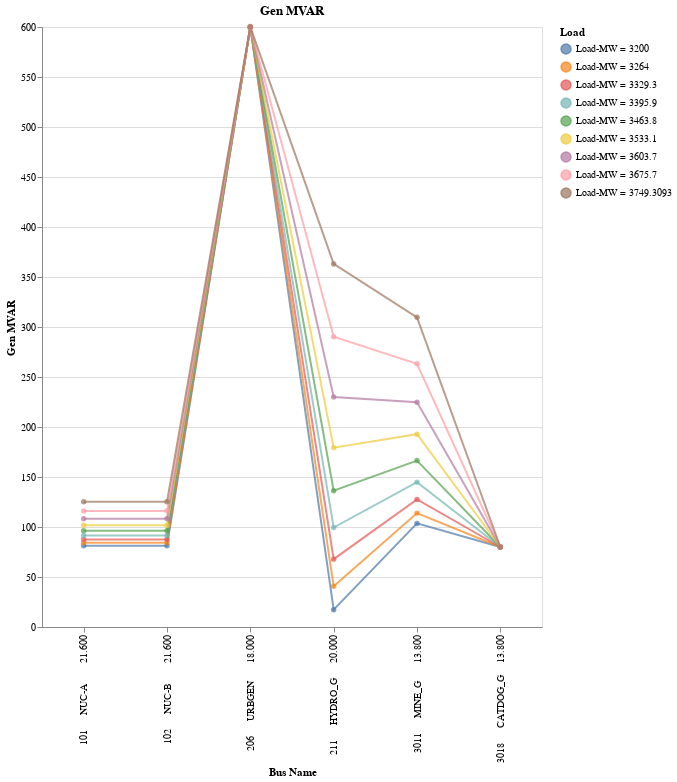

The cell this chart's notebook holds for it:
### Markdown cell above
For example the Gen MVAR is plotted as shown. The plot shows all the load flow cases combined. To examine each of the load flow case separately, the dropdown option can be used

### Code cell
plot_load_flow(data_analysis, 'Bus Name', 'Gen MVAR', 'Load', 'Load Flow Case')

### Figure 1 — Vega-Lite specification as saved in the notebook (floating-point values rounded to 4 significant figures)
{"config": {"view": {"continuousWidth": 300, "continuousHeight": 300}}, "layer": [{"mark": {"type": "line"}, "encoding": {"color": {"field": "Load", "type": "nominal"}, "x": {"field": "Bus Name", "type": "nominal"}, "y": {"field": "Gen MVAR", "type": "quantitative"}}, "name": "view_4"}, {"mark": {"type": "circle"}, "encoding": {"color": {"field": "Load", "type": "nominal"}, "x": {"field": "Bus Name", "type": "nominal"}, "y": {"field": "Gen MVAR", "type": "quantitative"}}}], "data": {"name": "data-fc07ac417e4773f4beaafe05b9f53c57"}, "encoding": {"opacity": {"condition": {"param": "param_4", "value": 0.7}, "value": 0.05}}, "height": 600, "params": [{"name": "param_4", "select": {"type": "point", "fields": ["Load Flow Case"]}, "bind": {"input": "select", "options": ["Load-MW = 3200, Gen-MW = 3258.64, Reactors-Mvar = 600, Capacitors-Mvar = 950, Load-Mvar = 1950", "Load-MW = 3264, Gen-MW = 3324.8, Reactors-Mvar = 600, Capacitors-Mvar = 950, Load-Mvar = 1950", "Load-MW = 3329.3, Gen-MW = 3392.7, Reactors-Mvar = 600, Capacitors-Mvar = 950, Load-Mvar = 1950", "Load-MW = 3395.9, Gen-MW = 3462.4, Reactors-Mvar = 600, Capacitors-Mvar = 950, Load-Mvar = 1950", "Load-MW = 3463.8, Gen-MW = 3534.1, Reactors-Mvar = 600, Capacitors-Mvar = 950, Load-Mvar = 1950", "Load-MW = 3533.1, Gen-MW = 3607.9, Reactors-Mvar = 600, Capacitors-Mvar = 950, Load-Mvar = 1950", "Load-MW = 3603.7, Gen-MW = 3684.0, Reactors-Mvar = 600, Capacitors-Mvar = 950, Load-Mvar = 1950", "Load-MW = 3675.7, Gen-MW = 3762.5, Reactors-Mvar = 600, Capacitors-Mvar = 950, Load-Mvar = 1950", "Load-MW = 3749.3093, Gen-MW = 3843.7, Reactors-Mvar = 600, Capacitors-Mvar = 950, Load-Mvar = 1950"], "name": "Load Flow Case: "}, "views": ["view_4"]}], "title": "Gen MVAR", "width": 500, "$schema": "https://vega.github.io/schema/vega-lite/v5.20.1.json", "datasets": {"data-fc07ac417e4773f4beaafe05b9f53c57": [{"Bus Name": "101     NUC-A       21.600", "Area Number": 1, "Zone Number": 77, "Volt (PU)": 1.02, "Volt (KV)": 22.03, "Angle (Deg)": 16.55, "Gen MW": 750.0, "Gen MVAR": 81.31, "Load MW": 0.0, "Load MVAR": 0.0, "Shunt MW": 0.0, "Shunt MVAR": -0.0, "To Bus Name": NaN, "MW": 0.0, "MVAR": 0.0, "Transformer Ratio": NaN, "Transformer Angle (Deg)": 0.0, "Percent": 0, "Rating": null, "Load Flow Case": "Load-MW = 3200, Gen-MW = 3258.64, Reactors-Mvar = 600, Capacitors-Mvar = 950, Load-Mvar = 1950", "Load": "Load-MW = 3200"}, {"Bus Name": "102     NUC-B       21.600", "Area Number": 1, "Zone Number": 77, "Volt (PU)": 1.02, "Volt (KV)": 22.03, "Angle (Deg)": 16.55, "Gen MW": 750.0, "Gen MVAR": 81.31, "Load MW": 0.0, "Load MVAR": 0.0, "Shunt MW": 0.0, "Shunt MVAR": -0.0, "To Bus Name": NaN, "MW": 0.0, "MVAR": 0.0, "Transformer Ratio": NaN, "Transformer Angle (Deg)": 0.0, "Percent": 0, "Rating": null, "Load Flow Case": "Load-MW = 3200, Gen-MW = 3258.64, Reactors-Mvar = 600, Capacitors-Mvar = 950, Load-Mvar = 1950", "Load": "Load-MW = 3200"}, {"Bus Name": "206     URBGEN      18.000", "Area Number": 2, "Zone Number": 2, "Volt (PU)": 1.024, "Volt (KV)": 18.43, "Angle (Deg)": -2.97, "Gen MW": 800.0, "Gen MVAR": 600.0, "Load MW": 0.0, "Load MVAR": 0.0, "Shunt MW": 0.0, "Shunt MVAR": -0.0, "To Bus Name": NaN, "MW": 0.0, "MVAR": 0.0, "Transformer Ratio": NaN, "Transformer Angle (Deg)": 0.0, "Percent": 0, "Rating": null, "Load Flow Case": "Load-MW = 3200, Gen-MW = 3258.64, Reactors-Mvar = 600, Capacitors-Mvar = 950, Load-Mvar = 1950", "Load": "Load-MW = 3200"}, {"Bus Name": "211     HYDRO_G     20.000", "Area Number": 2, "Zone Number": 2, "Volt (PU)": 1.04, "Volt (KV)": 20.81, "Angle (Deg)": 12.92, "Gen MW": 600.0, "Gen MVAR": 17.31, "Load MW": 0.0, "Load MVAR": 0.0, "Shunt MW": 0.0, "Shunt MVAR": -0.0, "To Bus Name": NaN, "MW": 0.0, "MVAR": 0.0, "Transformer Ratio": NaN, "Transformer Angle (Deg)": 0.0, "Percent": 0, "Rating": null, "Load Flow Case": "Load-MW = 3200, Gen-MW = 3258.64, Reactors-Mvar = 600, Capacitors-Mvar = 950, Load-Mvar = 1950", "Load": "Load-MW = 3200"}, {"Bus Name": "3011     MINE_G      13.800", "Area Number": 5, "Zone Number": 5, "Volt (PU)": 1.04, "Volt (KV)": 14.35, "Angle (Deg)": 0.0, "Gen MW": 258.6, "Gen MVAR": 103.6, "Load MW": 0.0, "Load MVAR": 0.0, "Shunt MW": 0.0, "Shunt MVAR": -0.0, "To Bus Name": NaN, "MW": 0.0, "MVAR": 0.0, "Transformer Ratio": NaN, "Transformer Angle (Deg)": 0.0, "Percent": 0, "Rating": null, "Load Flow Case": "Load-MW = 3200, Gen-MW = 3258.64, Reactors-Mvar = 600, Capacitors-Mvar = 950, Load-Mvar = 1950", "Load": "Load-MW = 3200"}, {"Bus Name": "3018     CATDOG_G    13.800", "Area Number": 5, "Zone Number": 5, "Volt (PU)": 1.022, "Volt (KV)": 14.1, "Angle (Deg)": -4.08, "Gen MW": 100.0, "Gen MVAR": 80.0, "Load MW": 0.0, "Load MVAR": 0.0, "Shunt MW": 0.0, "Shunt MVAR": -0.0, "To Bus Name": NaN, "MW": 0.0, "MVAR": 0.0, "Transformer Ratio": NaN, "Transformer Angle (Deg)": 0.0, "Percent": 0, "Rating": null, "Load Flow Case": "Load-MW = 3200, Gen-MW = 3258.64, Reactors-Mvar = 600, Capacitors-Mvar = 950, Load-Mvar = 1950", "Load": "Load-MW = 3200"}, {"Bus Name": "101     NUC-A       21.600", "Area Number": 1, "Zone Number": 77, "Volt (PU)": 1.02, "Volt (KV)": 22.03, "Angle (Deg)": 14.93, "Gen MW": 750.0, "Gen MVAR": 84.16, "Load MW": 0.0, "Load MVAR": 0.0, "Shunt MW": 0.0, "Shunt MVAR": -0.0, "To Bus Name": NaN, "MW": 0.0, "MVAR": 0.0, "Transformer Ratio": NaN, "Transformer Angle (Deg)": 0.0, "Percent": 0, "Rating": null, "Load Flow Case": "Load-MW = 3264, Gen-MW = 3324.8, Reactors-Mvar = 600, Capacitors-Mvar = 950, Load-Mvar = 1950", "Load": "Load-MW = 3264"}, {"Bus Name": "102     NUC-B       21.600", "Area Number": 1, "Zone Number": 77, "Volt (PU)": 1.02, "Volt (KV)": 22.03, "Angle (Deg)": 14.93, "Gen MW": 750.0, "Gen MVAR": 84.16, "Load MW": 0.0, "Load MVAR": 0.0, "Shunt MW": 0.0, "Shunt MVAR": -0.0, "To Bus Name": NaN, "MW": 0.0, "MVAR": 0.0, "Transformer Ratio": NaN, "Transformer Angle (Deg)": 0.0, "Percent": 0, "Rating": null, "Load Flow Case": "Load-MW = 3264, Gen-MW = 3324.8, Reactors-Mvar = 600, Capacitors-Mvar = 950, Load-Mvar = 1950", "Load": "Load-MW = 3264"}, {"Bus Name": "206     URBGEN      18.000", "Area Number": 2, "Zone Number": 2, "Volt (PU)": 1.02, "Volt (KV)": 18.36, "Angle (Deg)": -4.803, "Gen MW": 800.0, "Gen MVAR": 600.0, "Load MW": 0.0, "Load MVAR": 0.0, "Shunt MW": 0.0, "Shunt MVAR": -0.0, "To Bus Name": NaN, "MW": 0.0, "MVAR": 0.0, "Transformer Ratio": NaN, "Transformer Angle (Deg)": 0.0, "Percent": 0, "Rating": null, "Load Flow Case": "Load-MW = 3264, Gen-MW = 3324.8, Reactors-Mvar = 600, Capacitors-Mvar = 950, Load-Mvar = 1950", "Load": "Load-MW = 3264"}, {"Bus Name": "211     HYDRO_G     20.000", "Area Number": 2, "Zone Number": 2, "Volt (PU)": 1.045, "Volt (KV)": 20.9, "Angle (Deg)": 11.22, "Gen MW": 600.0, "Gen MVAR": 40.69, "Load MW": 0.0, "Load MVAR": 0.0, "Shunt MW": 0.0, "Shunt MVAR": -0.0, "To Bus Name": NaN, "MW": 0.0, "MVAR": 0.0, "Transformer Ratio": NaN, "Transformer Angle (Deg)": 0.0, "Percent": 0, "Rating": null, "Load Flow Case": "Load-MW = 3264, Gen-MW = 3324.8, Reactors-Mvar = 600, Capacitors-Mvar = 950, Load-Mvar = 1950", "Load": "Load-MW = 3264"}, {"Bus Name": "3011     MINE_G      13.800", "Area Number": 5, "Zone Number": 5, "Volt (PU)": 1.04, "Volt (KV)": 14.35, "Angle (Deg)": 0.0, "Gen MW": 324.8, "Gen MVAR": 113.9, "Load MW": 0.0, "Load MVAR": 0.0, "Shunt MW": 0.0, "Shunt MVAR": -0.0, "To Bus Name": NaN, "MW": 0.0, "MVAR": 0.0, "Transformer Ratio": NaN, "Transformer Angle (Deg)": 0.0, "Percent": 0, "Rating": null, "Load Flow Case": "Load-MW = 3264, Gen-MW = 3324.8, Reactors-Mvar = 600, Capacitors-Mvar = 950, Load-Mvar = 1950", "Load": "Load-MW = 3264"}, {"Bus Name": "3018     CATDOG_G    13.800", "Area Number": 5, "Zone Number": 5, "Volt (PU)": 1.018, "Volt (KV)": 14.05, "Angle (Deg)": -5.645, "Gen MW": 100.0, "Gen MVAR": 80.0, "Load MW": 0.0, "Load MVAR": 0.0, "Shunt MW": 0.0, "Shunt MVAR": -0.0, "To Bus Name": NaN, "MW": 0.0, "MVAR": 0.0, "Transformer Ratio": NaN, "Transformer Angle (Deg)": 0.0, "Percent": 0, "Rating": null, "Load Flow Case": "Load-MW = 3264, Gen-MW = 3324.8, Reactors-Mvar = 600, Capacitors-Mvar = 950, Load-Mvar = 1950", "Load": "Load-MW = 3264"}, {"Bus Name": "101     NUC-A       21.600", "Area Number": 1, "Zone Number": 77, "Volt (PU)": 1.02, "Volt (KV)": 22.03, "Angle (Deg)": 13.27, "Gen MW": 750.0, "Gen MVAR": 87.56, "Load MW": 0.0, "Load MVAR": 0.0, "Shunt MW": 0.0, "Shunt MVAR": -0.0, "To Bus Name": NaN, "MW": 0.0, "MVAR": 0.0, "Transformer Ratio": NaN, "Transformer Angle (Deg)": 0.0, "Percent": 0, "Rating": null, "Load Flow Case": "Load-MW = 3329.3, Gen-MW = 3392.7, Reactors-Mvar = 600, Capacitors-Mvar = 950, Load-Mvar = 1950", "Load": "Load-MW = 3329.3"}, {"Bus Name": "102     NUC-B       21.600", "Area Number": 1, "Zone Number": 77, "Volt (PU)": 1.02, "Volt (KV)": 22.03, "Angle (Deg)": 13.27, "Gen MW": 750.0, "Gen MVAR": 87.56, "Load MW": 0.0, "Load MVAR": 0.0, "Shunt MW": 0.0, "Shunt MVAR": -0.0, "To Bus Name": NaN, "MW": 0.0, "MVAR": 0.0, "Transformer Ratio": NaN, "Transformer Angle (Deg)": 0.0, "Percent": 0, "Rating": null, "Load Flow Case": "Load-MW = 3329.3, Gen-MW = 3392.7, Reactors-Mvar = 600, Capacitors-Mvar = 950, Load-Mvar = 1950", "Load": "Load-MW = 3329.3"}, {"Bus Name": "206     URBGEN      18.000", "Area Number": 2, "Zone Number": 2, "Volt (PU)": 1.016, "Volt (KV)": 18.29, "Angle (Deg)": -6.699, "Gen MW": 800.0, "Gen MVAR": 600.0, "Load MW": 0.0, "Load MVAR": 0.0, "Shunt MW": 0.0, "Shunt MVAR": -0.0, "To Bus Name": NaN, "MW": 0.0, "MVAR": 0.0, "Transformer Ratio": NaN, "Transformer Angle (Deg)": 0.0, "Percent": 0, "Rating": null, "Load Flow Case": "Load-MW = 3329.3, Gen-MW = 3392.7, Reactors-Mvar = 600, Capacitors-Mvar = 950, Load-Mvar = 1950", "Load": "Load-MW = 3329.3"}, {"Bus Name": "211     HYDRO_G     20.000", "Area Number": 2, "Zone Number": 2, "Volt (PU)": 1.051, "Volt (KV)": 21.01, "Angle (Deg)": 9.458, "Gen MW": 600.0, "Gen MVAR": 67.87, "Load MW": 0.0, "Load MVAR": 0.0, "Shunt MW": 0.0, "Shunt MVAR": -0.0, "To Bus Name": NaN, "MW": 0.0, "MVAR": 0.0, "Transformer Ratio": NaN, "Transformer Angle (Deg)": 0.0, "Percent": 0, "Rating": null, "Load Flow Case": "Load-MW = 3329.3, Gen-MW = 3392.7, Reactors-Mvar = 600, Capacitors-Mvar = 950, Load-Mvar = 1950", "Load": "Load-MW = 3329.3"}, {"Bus Name": "3011     MINE_G      13.800", "Area Number": 5, "Zone Number": 5, "Volt (PU)": 1.04, "Volt (KV)": 14.35, "Angle (Deg)": 0.0, "Gen MW": 392.7, "Gen MVAR": 127.5, "Load MW": 0.0, "Load MVAR": 0.0, "Shunt MW": 0.0, "Shunt MVAR": -0.0, "To Bus Name": NaN, "MW": 0.0, "MVAR": 0.0, "Transformer Ratio": NaN, "Transformer Angle (Deg)": 0.0, "Percent": 0, "Rating": null, "Load Flow Case": "Load-MW = 3329.3, Gen-MW = 3392.7, Reactors-Mvar = 600, Capacitors-Mvar = 950, Load-Mvar = 1950", "Load": "Load-MW = 3329.3"}, {"Bus Name": "3018     CATDOG_G    13.800", "Area Number": 5, "Zone Number": 5, "Volt (PU)": 1.014, "Volt (KV)": 13.99, "Angle (Deg)": -7.265, "Gen MW": 100.0, "Gen MVAR": 80.0, "Load MW": 0.0, "Load MVAR": 0.0, "Shunt MW": 0.0, "Shunt MVAR": -0.0, "To Bus Name": NaN, "MW": 0.0, "MVAR": 0.0, "Transformer Ratio": NaN, "Transformer Angle (Deg)": 0.0, "Percent": 0, "Rating": null, "Load Flow Case": "Load-MW = 3329.3, Gen-MW = 3392.7, Reactors-Mvar = 600, Capacitors-Mvar = 950, Load-Mvar = 1950", "Load": "Load-MW = 3329.3"}, {"Bus Name": "101     NUC-A       21.600", "Area Number": 1, "Zone Number": 77, "Volt (PU)": 1.02, "Volt (KV)": 22.03, "Angle (Deg)": 11.54, "Gen MW": 750.0, "Gen MVAR": 91.56, "Load MW": 0.0, "Load MVAR": 0.0, "Shunt MW": 0.0, "Shunt MVAR": -0.0, "To Bus Name": NaN, "MW": 0.0, "MVAR": 0.0, "Transformer Ratio": NaN, "Transformer Angle (Deg)": 0.0, "Percent": 0, "Rating": null, "Load Flow Case": "Load-MW = 3395.9, Gen-MW = 3462.4, Reactors-Mvar = 600, Capacitors-Mvar = 950, Load-Mvar = 1950", "Load": "Load-MW = 3395.9"}, {"Bus Name": "102     NUC-B       21.600", "Area Number": 1, "Zone Number": 77, "Volt (PU)": 1.02, "Volt (KV)": 22.03, "Angle (Deg)": 11.54, "Gen MW": 750.0, "Gen MVAR": 91.56, "Load MW": 0.0, "Load MVAR": 0.0, "Shunt MW": 0.0, "Shunt MVAR": -0.0, "To Bus Name": NaN, "MW": 0.0, "MVAR": 0.0, "Transformer Ratio": NaN, "Transformer Angle (Deg)": 0.0, "Percent": 0, "Rating": null, "Load Flow Case": "Load-MW = 3395.9, Gen-MW = 3462.4, Reactors-Mvar = 600, Capacitors-Mvar = 950, Load-Mvar = 1950", "Load": "Load-MW = 3395.9"}, {"Bus Name": "206     URBGEN      18.000", "Area Number": 2, "Zone Number": 2, "Volt (PU)": 1.011, "Volt (KV)": 18.2, "Angle (Deg)": -8.667, "Gen MW": 800.0, "Gen MVAR": 600.0, "Load MW": 0.0, "Load MVAR": 0.0, "Shunt MW": 0.0, "Shunt MVAR": -0.0, "To Bus Name": NaN, "MW": 0.0, "MVAR": 0.0, "Transformer Ratio": NaN, "Transformer Angle (Deg)": 0.0, "Percent": 0, "Rating": null, "Load Flow Case": "Load-MW = 3395.9, Gen-MW = 3462.4, Reactors-Mvar = 600, Capacitors-Mvar = 950, Load-Mvar = 1950", "Load": "Load-MW = 3395.9"}, {"Bus Name": "211     HYDRO_G     20.000", "Area Number": 2, "Zone Number": 2, "Volt (PU)": 1.057, "Volt (KV)": 21.14, "Angle (Deg)": 7.627, "Gen MW": 600.0, "Gen MVAR": 99.46, "Load MW": 0.0, "Load MVAR": 0.0, "Shunt MW": 0.0, "Shunt MVAR": -0.0, "To Bus Name": NaN, "MW": 0.0, "MVAR": 0.0, "Transformer Ratio": NaN, "Transformer Angle (Deg)": 0.0, "Percent": 0, "Rating": null, "Load Flow Case": "Load-MW = 3395.9, Gen-MW = 3462.4, Reactors-Mvar = 600, Capacitors-Mvar = 950, Load-Mvar = 1950", "Load": "Load-MW = 3395.9"}, {"Bus Name": "3011     MINE_G      13.800", "Area Number": 5, "Zone Number": 5, "Volt (PU)": 1.04, "Volt (KV)": 14.35, "Angle (Deg)": 0.0, "Gen MW": 462.4, "Gen MVAR": 144.9, "Load MW": 0.0, "Load MVAR": 0.0, "Shunt MW": 0.0, "Shunt MVAR": -0.0, "To Bus Name": NaN, "MW": 0.0, "MVAR": 0.0, "Transformer Ratio": NaN, "Transformer Angle (Deg)": 0.0, "Percent": 0, "Rating": null, "Load Flow Case": "Load-MW = 3395.9, Gen-MW = 3462.4, Reactors-Mvar = 600, Capacitors-Mvar = 950, Load-Mvar = 1950", "Load": "Load-MW = 3395.9"}, {"Bus Name": "3018     CATDOG_G    13.800", "Area Number": 5, "Zone Number": 5, "Volt (PU)": 1.009, "Volt (KV)": 13.92, "Angle (Deg)": -8.945, "Gen MW": 100.0, "Gen MVAR": 80.0, "Load MW": 0.0, "Load MVAR": 0.0, "Shunt MW": 0.0, "Shunt MVAR": -0.0, "To Bus Name": NaN, "MW": 0.0, "MVAR": 0.0, "Transformer Ratio": NaN, "Transformer Angle (Deg)": 0.0, "Percent": 0, "Rating": null, "Load Flow Case": "Load-MW = 3395.9, Gen-MW = 3462.4, Reactors-Mvar = 600, Capacitors-Mvar = 950, Load-Mvar = 1950", "Load": "Load-MW = 3395.9"}, {"Bus Name": "101     NUC-A       21.600", "Area Number": 1, "Zone Number": 77, "Volt (PU)": 1.02, "Volt (KV)": 22.03, "Angle (Deg)": 9.753, "Gen MW": 750.0, "Gen MVAR": 96.27, "Load MW": 0.0, "Load MVAR": 0.0, "Shunt MW": 0.0, "Shunt MVAR": -0.0, "To Bus Name": NaN, "MW": 0.0, "MVAR": 0.0, "Transformer Ratio": NaN, "Transformer Angle (Deg)": 0.0, "Percent": 0, "Rating": null, "Load Flow Case": "Load-MW = 3463.8, Gen-MW = 3534.1, Reactors-Mvar = 600, Capacitors-Mvar = 950, Load-Mvar = 1950", "Load": "Load-MW = 3463.8"}, {"Bus Name": "102     NUC-B       21.600", "Area Number": 1, "Zone Number": 77, "Volt (PU)": 1.02, "Volt (KV)": 22.03, "Angle (Deg)": 9.753, "Gen MW": 750.0, "Gen MVAR": 96.27, "Load MW": 0.0, "Load MVAR": 0.0, "Shunt MW": 0.0, "Shunt MVAR": -0.0, "To Bus Name": NaN, "MW": 0.0, "MVAR": 0.0, "Transformer Ratio": NaN, "Transformer Angle (Deg)": 0.0, "Percent": 0, "Rating": null, "Load Flow Case": "Load-MW = 3463.8, Gen-MW = 3534.1, Reactors-Mvar = 600, Capacitors-Mvar = 950, Load-Mvar = 1950", "Load": "Load-MW = 3463.8"}, {"Bus Name": "206     URBGEN      18.000", "Area Number": 2, "Zone Number": 2, "Volt (PU)": 1.005, "Volt (KV)": 18.1, "Angle (Deg)": -10.72, "Gen MW": 800.0, "Gen MVAR": 600.0, "Load MW": 0.0, "Load MVAR": 0.0, "Shunt MW": 0.0, "Shunt MVAR": -0.0, "To Bus Name": NaN, "MW": 0.0, "MVAR": 0.0, "Transformer Ratio": NaN, "Transformer Angle (Deg)": 0.0, "Percent": 0, "Rating": null, "Load Flow Case": "Load-MW = 3463.8, Gen-MW = 3534.1, Reactors-Mvar = 600, Capacitors-Mvar = 950, Load-Mvar = 1950", "Load": "Load-MW = 3463.8"}, {"Bus Name": "211     HYDRO_G     20.000", "Area Number": 2, "Zone Number": 2, "Volt (PU)": 1.064, "Volt (KV)": 21.29, "Angle (Deg)": 5.718, "Gen MW": 600.0, "Gen MVAR": 136.2, "Load MW": 0.0, "Load MVAR": 0.0, "Shunt MW": 0.0, "Shunt MVAR": -0.0, "To Bus Name": NaN, "MW": 0.0, "MVAR": 0.0, "Transformer Ratio": NaN, "Transformer Angle (Deg)": 0.0, "Percent": 0, "Rating": null, "Load Flow Case": "Load-MW = 3463.8, Gen-MW = 3534.1, Reactors-Mvar = 600, Capacitors-Mvar = 950, Load-Mvar = 1950", "Load": "Load-MW = 3463.8"}, {"Bus Name": "3011     MINE_G      13.800", "Area Number": 5, "Zone Number": 5, "Volt (PU)": 1.04, "Volt (KV)": 14.35, "Angle (Deg)": 0.0, "Gen MW": 534.1, "Gen MVAR": 166.4, "Load MW": 0.0, "Load MVAR": 0.0, "Shunt MW": 0.0, "Shunt MVAR": -0.0, "To Bus Name": NaN, "MW": 0.0, "MVAR": 0.0, "Transformer Ratio": NaN, "Transformer Angle (Deg)": 0.0, "Percent": 0, "Rating": null, "Load Flow Case": "Load-MW = 3463.8, Gen-MW = 3534.1, Reactors-Mvar = 600, Capacitors-Mvar = 950, Load-Mvar = 1950", "Load": "Load-MW = 3463.8"}, {"Bus Name": "3018     CATDOG_G    13.800", "Area Number": 5, "Zone Number": 5, "Volt (PU)": 1.003, "Volt (KV)": 13.84, "Angle (Deg)": -10.69, "Gen MW": 100.0, "Gen MVAR": 80.0, "Load MW": 0.0, "Load MVAR": 0.0, "Shunt MW": 0.0, "Shunt MVAR": -0.0, "To Bus Name": NaN, "MW": 0.0, "MVAR": 0.0, "Transformer Ratio": NaN, "Transformer Angle (Deg)": 0.0, "Percent": 0, "Rating": null, "Load Flow Case": "Load-MW = 3463.8, Gen-MW = 3534.1, Reactors-Mvar = 600, Capacitors-Mvar = 950, Load-Mvar = 1950", "Load": "Load-MW = 3463.8"}, {"Bus Name": "101     NUC-A       21.600", "Area Number": 1, "Zone Number": 77, "Volt (PU)": 1.02, "Volt (KV)": 22.03, "Angle (Deg)": 7.882, "Gen MW": 750.0, "Gen MVAR": 101.8, "Load MW": 0.0, "Load MVAR": 0.0, "Shunt MW": 0.0, "Shunt MVAR": -0.0, "To Bus Name": NaN, "MW": 0.0, "MVAR": 0.0, "Transformer Ratio": NaN, "Transformer Angle (Deg)": 0.0, "Percent": 0, "Rating": null, "Load Flow Case": "Load-MW = 3533.1, Gen-MW = 3607.9, Reactors-Mvar = 600, Capacitors-Mvar = 950, Load-Mvar = 1950", "Load": "Load-MW = 3533.1"}, {"Bus Name": "102     NUC-B       21.600", "Area Number": 1, "Zone Number": 77, "Volt (PU)": 1.02, "Volt (KV)": 22.03, "Angle (Deg)": 7.882, "Gen MW": 750.0, "Gen MVAR": 101.8, "Load MW": 0.0, "Load MVAR": 0.0, "Shunt MW": 0.0, "Shunt MVAR": -0.0, "To Bus Name": NaN, "MW": 0.0, "MVAR": 0.0, "Transformer Ratio": NaN, "Transformer Angle (Deg)": 0.0, "Percent": 0, "Rating": null, "Load Flow Case": "Load-MW = 3533.1, Gen-MW = 3607.9, Reactors-Mvar = 600, Capacitors-Mvar = 950, Load-Mvar = 1950", "Load": "Load-MW = 3533.1"}, {"Bus Name": "206     URBGEN      18.000", "Area Number": 2, "Zone Number": 2, "Volt (PU)": 0.9989, "Volt (KV)": 17.98, "Angle (Deg)": -12.86, "Gen MW": 800.0, "Gen MVAR": 600.0, "Load MW": 0.0, "Load MVAR": 0.0, "Shunt MW": 0.0, "Shunt MVAR": -0.0, "To Bus Name": NaN, "MW": 0.0, "MVAR": 0.0, "Transformer Ratio": NaN, "Transformer Angle (Deg)": 0.0, "Percent": 0, "Rating": null, "Load Flow Case": "Load-MW = 3533.1, Gen-MW = 3607.9, Reactors-Mvar = 600, Capacitors-Mvar = 950, Load-Mvar = 1950", "Load": "Load-MW = 3533.1"}, {"Bus Name": "211     HYDRO_G     20.000", "Area Number": 2, "Zone Number": 2, "Volt (PU)": 1.073, "Volt (KV)": 21.45, "Angle (Deg)": 3.716, "Gen MW": 600.0, "Gen MVAR": 179.3, "Load MW": 0.0, "Load MVAR": 0.0, "Shunt MW": 0.0, "Shunt MVAR": -0.0, "To Bus Name": NaN, "MW": 0.0, "MVAR": 0.0, "Transformer Ratio": NaN, "Transformer Angle (Deg)": 0.0, "Percent": 0, "Rating": null, "Load Flow Case": "Load-MW = 3533.1, Gen-MW = 3607.9, Reactors-Mvar = 600, Capacitors-Mvar = 950, Load-Mvar = 1950", "Load": "Load-MW = 3533.1"}, {"Bus Name": "3011     MINE_G      13.800", "Area Number": 5, "Zone Number": 5, "Volt (PU)": 1.04, "Volt (KV)": 14.35, "Angle (Deg)": 0.0, "Gen MW": 607.9, "Gen MVAR": 192.8, "Load MW": 0.0, "Load MVAR": 0.0, "Shunt MW": 0.0, "Shunt MVAR": -0.0, "To Bus Name": NaN, "MW": 0.0, "MVAR": 0.0, "Transformer Ratio": NaN, "Transformer Angle (Deg)": 0.0, "Percent": 0, "Rating": null, "Load Flow Case": "Load-MW = 3533.1, Gen-MW = 3607.9, Reactors-Mvar = 600, Capacitors-Mvar = 950, Load-Mvar = 1950", "Load": "Load-MW = 3533.1"}, {"Bus Name": "3018     CATDOG_G    13.800", "Area Number": 5, "Zone Number": 5, "Volt (PU)": 0.9964, "Volt (KV)": 13.75, "Angle (Deg)": -12.53, "Gen MW": 100.0, "Gen MVAR": 80.0, "Load MW": 0.0, "Load MVAR": 0.0, "Shunt MW": 0.0, "Shunt MVAR": -0.0, "To Bus Name": NaN, "MW": 0.0, "MVAR": 0.0, "Transformer Ratio": NaN, "Transformer Angle (Deg)": 0.0, "Percent": 0, "Rating": null, "Load Flow Case": "Load-MW = 3533.1, Gen-MW = 3607.9, Reactors-Mvar = 600, Capacitors-Mvar = 950, Load-Mvar = 1950", "Load": "Load-MW = 3533.1"}, {"Bus Name": "101     NUC-A       21.600", "Area Number": 1, "Zone Number": 77, "Volt (PU)": 1.02, "Volt (KV)": 22.03, "Angle (Deg)": 5.919, "Gen MW": 750.0, "Gen MVAR": 108.3, "Load MW": 0.0, "Load MVAR": 0.0, "Shunt MW": 0.0, "Shunt MVAR": -0.0, "To Bus Name": NaN, "MW": 0.0, "MVAR": 0.0, "Transformer Ratio": NaN, "Transformer Angle (Deg)": 0.0, "Percent": 0, "Rating": null, "Load Flow Case": "Load-MW = 3603.7, Gen-MW = 3684.0, Reactors-Mvar = 600, Capacitors-Mvar = 950, Load-Mvar = 1950", "Load": "Load-MW = 3603.7"}, {"Bus Name": "102     NUC-B       21.600", "Area Number": 1, "Zone Number": 77, "Volt (PU)": 1.02, "Volt (KV)": 22.03, "Angle (Deg)": 5.919, "Gen MW": 750.0, "Gen MVAR": 108.3, "Load MW": 0.0, "Load MVAR": 0.0, "Shunt MW": 0.0, "Shunt MVAR": -0.0, "To Bus Name": NaN, "MW": 0.0, "MVAR": 0.0, "Transformer Ratio": NaN, "Transformer Angle (Deg)": 0.0, "Percent": 0, "Rating": null, "Load Flow Case": "Load-MW = 3603.7, Gen-MW = 3684.0, Reactors-Mvar = 600, Capacitors-Mvar = 950, Load-Mvar = 1950", "Load": "Load-MW = 3603.7"}, {"Bus Name": "206     URBGEN      18.000", "Area Number": 2, "Zone Number": 2, "Volt (PU)": 0.9914, "Volt (KV)": 17.85, "Angle (Deg)": -15.12, "Gen MW": 800.0, "Gen MVAR": 600.0, "Load MW": 0.0, "Load MVAR": 0.0, "Shunt MW": 0.0, "Shunt MVAR": -0.0, "To Bus Name": NaN, "MW": 0.0, "MVAR": 0.0, "Transformer Ratio": NaN, "Transformer Angle (Deg)": 0.0, "Percent": 0, "Rating": null, "Load Flow Case": "Load-MW = 3603.7, Gen-MW = 3684.0, Reactors-Mvar = 600, Capacitors-Mvar = 950, Load-Mvar = 1950", "Load": "Load-MW = 3603.7"}, {"Bus Name": "211     HYDRO_G     20.000", "Area Number": 2, "Zone Number": 2, "Volt (PU)": 1.083, "Volt (KV)": 21.65, "Angle (Deg)": 1.606, "Gen MW": 600.0, "Gen MVAR": 230.0, "Load MW": 0.0, "Load MVAR": 0.0, "Shunt MW": 0.0, "Shunt MVAR": -0.0, "To Bus Name": NaN, "MW": 0.0, "MVAR": 0.0, "Transformer Ratio": NaN, "Transformer Angle (Deg)": 0.0, "Percent": 0, "Rating": null, "Load Flow Case": "Load-MW = 3603.7, Gen-MW = 3684.0, Reactors-Mvar = 600, Capacitors-Mvar = 950, Load-Mvar = 1950", "Load": "Load-MW = 3603.7"}, {"Bus Name": "3011     MINE_G      13.800", "Area Number": 5, "Zone Number": 5, "Volt (PU)": 1.04, "Volt (KV)": 14.35, "Angle (Deg)": 0.0, "Gen MW": 684.0, "Gen MVAR": 224.7, "Load MW": 0.0, "Load MVAR": 0.0, "Shunt MW": 0.0, "Shunt MVAR": -0.0, "To Bus Name": NaN, "MW": 0.0, "MVAR": 0.0, "Transformer Ratio": NaN, "Transformer Angle (Deg)": 0.0, "Percent": 0, "Rating": null, "Load Flow Case": "Load-MW = 3603.7, Gen-MW = 3684.0, Reactors-Mvar = 600, Capacitors-Mvar = 950, Load-Mvar = 1950", "Load": "Load-MW = 3603.7"}, {"Bus Name": "3018     CATDOG_G    13.800", "Area Number": 5, "Zone Number": 5, "Volt (PU)": 0.9886, "Volt (KV)": 13.64, "Angle (Deg)": -14.45, "Gen MW": 100.0, "Gen MVAR": 80.0, "Load MW": 0.0, "Load MVAR": 0.0, "Shunt MW": 0.0, "Shunt MVAR": -0.0, "To Bus Name": NaN, "MW": 0.0, "MVAR": 0.0, "Transformer Ratio": NaN, "Transformer Angle (Deg)": 0.0, "Percent": 0, "Rating": null, "Load Flow Case": "Load-MW = 3603.7, Gen-MW = 3684.0, Reactors-Mvar = 600, Capacitors-Mvar = 950, Load-Mvar = 1950", "Load": "Load-MW = 3603.7"}, {"Bus Name": "101     NUC-A       21.600", "Area Number": 1, "Zone Number": 77, "Volt (PU)": 1.02, "Volt (KV)": 22.03, "Angle (Deg)": 3.845, "Gen MW": 750.0, "Gen MVAR": 116.0, "Load MW": 0.0, "Load MVAR": 0.0, "Shunt MW": 0.0, "Shunt MVAR": -0.0, "To Bus Name": NaN, "MW": 0.0, "MVAR": 0.0, "Transformer Ratio": NaN, "Transformer Angle (Deg)": 0.0, "Percent": 0, "Rating": null, "Load Flow Case": "Load-MW = 3675.7, Gen-MW = 3762.5, Reactors-Mvar = 600, Capacitors-Mvar = 950, Load-Mvar = 1950", "Load": "Load-MW = 3675.7"}, {"Bus Name": "102     NUC-B       21.600", "Area Number": 1, "Zone Number": 77, "Volt (PU)": 1.02, "Volt (KV)": 22.03, "Angle (Deg)": 3.845, "Gen MW": 750.0, "Gen MVAR": 116.0, "Load MW": 0.0, "Load MVAR": 0.0, "Shunt MW": 0.0, "Shunt MVAR": -0.0, "To Bus Name": NaN, "MW": 0.0, "MVAR": 0.0, "Transformer Ratio": NaN, "Transformer Angle (Deg)": 0.0, "Percent": 0, "Rating": null, "Load Flow Case": "Load-MW = 3675.7, Gen-MW = 3762.5, Reactors-Mvar = 600, Capacitors-Mvar = 950, Load-Mvar = 1950", "Load": "Load-MW = 3675.7"}, {"Bus Name": "206     URBGEN      18.000", "Area Number": 2, "Zone Number": 2, "Volt (PU)": 0.9827, "Volt (KV)": 17.69, "Angle (Deg)": -17.52, "Gen MW": 800.0, "Gen MVAR": 600.0, "Load MW": 0.0, "Load MVAR": 0.0, "Shunt MW": 0.0, "Shunt MVAR": -0.0, "To Bus Name": NaN, "MW": 0.0, "MVAR": 0.0, "Transformer Ratio": NaN, "Transformer Angle (Deg)": 0.0, "Percent": 0, "Rating": null, "Load Flow Case": "Load-MW = 3675.7, Gen-MW = 3762.5, Reactors-Mvar = 600, Capacitors-Mvar = 950, Load-Mvar = 1950", "Load": "Load-MW = 3675.7"}, {"Bus Name": "211     HYDRO_G     20.000", "Area Number": 2, "Zone Number": 2, "Volt (PU)": 1.094, "Volt (KV)": 21.88, "Angle (Deg)": -0.6327, "Gen MW": 600.0, "Gen MVAR": 290.2, "Load MW": 0.0, "Load MVAR": 0.0, "Shunt MW": 0.0, "Shunt MVAR": -0.0, "To Bus Name": NaN, "MW": 0.0, "MVAR": 0.0, "Transformer Ratio": NaN, "Transformer Angle (Deg)": 0.0, "Percent": 0, "Rating": null, "Load Flow Case": "Load-MW = 3675.7, Gen-MW = 3762.5, Reactors-Mvar = 600, Capacitors-Mvar = 950, Load-Mvar = 1950", "Load": "Load-MW = 3675.7"}, {"Bus Name": "3011     MINE_G      13.800", "Area Number": 5, "Zone Number": 5, "Volt (PU)": 1.04, "Volt (KV)": 14.35, "Angle (Deg)": 0.0, "Gen MW": 762.5, "Gen MVAR": 263.2, "Load MW": 0.0, "Load MVAR": 0.0, "Shunt MW": 0.0, "Shunt MVAR": -0.0, "To Bus Name": NaN, "MW": 0.0, "MVAR": 0.0, "Transformer Ratio": NaN, "Transformer Angle (Deg)": 0.0, "Percent": 0, "Rating": null, "Load Flow Case": "Load-MW = 3675.7, Gen-MW = 3762.5, Reactors-Mvar = 600, Capacitors-Mvar = 950, Load-Mvar = 1950", "Load": "Load-MW = 3675.7"}, {"Bus Name": "3018     CATDOG_G    13.800", "Area Number": 5, "Zone Number": 5, "Volt (PU)": 0.9794, "Volt (KV)": 13.52, "Angle (Deg)": -16.49, "Gen MW": 100.0, "Gen MVAR": 80.0, "Load MW": 0.0, "Load MVAR": 0.0, "Shunt MW": 0.0, "Shunt MVAR": -0.0, "To Bus Name": NaN, "MW": 0.0, "MVAR": 0.0, "Transformer Ratio": NaN, "Transformer Angle (Deg)": 0.0, "Percent": 0, "Rating": null, "Load Flow Case": "Load-MW = 3675.7, Gen-MW = 3762.5, Reactors-Mvar = 600, Capacitors-Mvar = 950, Load-Mvar = 1950", "Load": "Load-MW = 3675.7"}, {"Bus Name": "101     NUC-A       21.600", "Area Number": 1, "Zone Number": 77, "Volt (PU)": 1.02, "Volt (KV)": 22.03, "Angle (Deg)": 1.632, "Gen MW": 750.0, "Gen MVAR": 125.2, "Load MW": 0.0, "Load MVAR": 0.0, "Shunt MW": 0.0, "Shunt MVAR": -0.0, "To Bus Name": NaN, "MW": 0.0, "MVAR": 0.0, "Transformer Ratio": NaN, "Transformer Angle (Deg)": 0.0, "Percent": 0, "Rating": null, "Load Flow Case": "Load-MW = 3749.3093, Gen-MW = 3843.7, Reactors-Mvar = 600, Capacitors-Mvar = 950, Load-Mvar = 1950", "Load": "Load-MW = 3749.3093"}, {"Bus Name": "102     NUC-B       21.600", "Area Number": 1, "Zone Number": 77, "Volt (PU)": 1.02, "Volt (KV)": 22.03, "Angle (Deg)": 1.632, "Gen MW": 750.0, "Gen MVAR": 125.2, "Load MW": 0.0, "Load MVAR": 0.0, "Shunt MW": 0.0, "Shunt MVAR": -0.0, "To Bus Name": NaN, "MW": 0.0, "MVAR": 0.0, "Transformer Ratio": NaN, "Transformer Angle (Deg)": 0.0, "Percent": 0, "Rating": null, "Load Flow Case": "Load-MW = 3749.3093, Gen-MW = 3843.7, Reactors-Mvar = 600, Capacitors-Mvar = 950, Load-Mvar = 1950", "Load": "Load-MW = 3749.3093"}, {"Bus Name": "206     URBGEN      18.000", "Area Number": 2, "Zone Number": 2, "Volt (PU)": 0.9725, "Volt (KV)": 17.5, "Angle (Deg)": -20.08, "Gen MW": 800.0, "Gen MVAR": 600.0, "Load MW": 0.0, "Load MVAR": 0.0, "Shunt MW": 0.0, "Shunt MVAR": -0.0, "To Bus Name": NaN, "MW": 0.0, "MVAR": 0.0, "Transformer Ratio": NaN, "Transformer Angle (Deg)": 0.0, "Percent": 0, "Rating": null, "Load Flow Case": "Load-MW = 3749.3093, Gen-MW = 3843.7, Reactors-Mvar = 600, Capacitors-Mvar = 950, Load-Mvar = 1950", "Load": "Load-MW = 3749.3093"}, {"Bus Name": "211     HYDRO_G     20.000", "Area Number": 2, "Zone Number": 2, "Volt (PU)": 1.107, "Volt (KV)": 22.15, "Angle (Deg)": -3.033, "Gen MW": 600.0, "Gen MVAR": 363.1, "Load MW": 0.0, "Load MVAR": 0.0, "Shunt MW": 0.0, "Shunt MVAR": -0.0, "To Bus Name": NaN, "MW": 0.0, "MVAR": 0.0, "Transformer Ratio": NaN, "Transformer Angle (Deg)": 0.0, "Percent": 0, "Rating": null, "Load Flow Case": "Load-MW = 3749.3093, Gen-MW = 3843.7, Reactors-Mvar = 600, Capacitors-Mvar = 950, Load-Mvar = 1950", "Load": "Load-MW = 3749.3093"}, {"Bus Name": "3011     MINE_G      13.800", "Area Number": 5, "Zone Number": 5, "Volt (PU)": 1.04, "Volt (KV)": 14.35, "Angle (Deg)": 0.0, "Gen MW": 843.7, "Gen MVAR": 309.7, "Load MW": 0.0, "Load MVAR": 0.0, "Shunt MW": 0.0, "Shunt MVAR": -0.0, "To Bus Name": NaN, "MW": 0.0, "MVAR": 0.0, "Transformer Ratio": NaN, "Transformer Angle (Deg)": 0.0, "Percent": 0, "Rating": null, "Load Flow Case": "Load-MW = 3749.3093, Gen-MW = 3843.7, Reactors-Mvar = 600, Capacitors-Mvar = 950, Load-Mvar = 1950", "Load": "Load-MW = 3749.3093"}, {"Bus Name": "3018     CATDOG_G    13.800", "Area Number": 5, "Zone Number": 5, "Volt (PU)": 0.9684, "Volt (KV)": 13.36, "Angle (Deg)": -18.67, "Gen MW": 100.0, "Gen MVAR": 80.0, "Load MW": 0.0, "Load MVAR": 0.0, "Shunt MW": 0.0, "Shunt MVAR": -0.0, "To Bus Name": NaN, "MW": 0.0, "MVAR": 0.0, "Transformer Ratio": NaN, "Transformer Angle (Deg)": 0.0, "Percent": 0, "Rating": null, "Load Flow Case": "Load-MW = 3749.3093, Gen-MW = 3843.7, Reactors-Mvar = 600, Capacitors-Mvar = 950, Load-Mvar = 1950", "Load": "Load-MW = 3749.3093"}]}}
